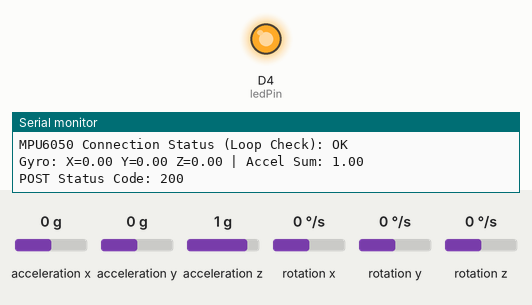
Recording of a sketch running on a simulated ESP8266 (NodeMCU). On the bench: output pins drawn as LEDs (lit = HIGH), the last lines printed to the serial monitor. The test bench sets the inputs (shaded band); at power-on: acceleration x 0 g, acceleration y 0 g, acceleration z 1 g, rotation x 0 °/s, rotation y 0 °/s, rotation z 0 °/s. WiFi joins after 1.5 s; servers stay silent unless stated; uploads are accepted with an empty reply.

Above: at 4.4 s.
At 9.6 s:
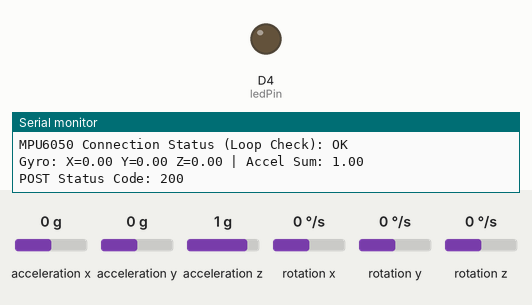
Timing chart, 0 to 15.4 s (numbered marks = the images above):
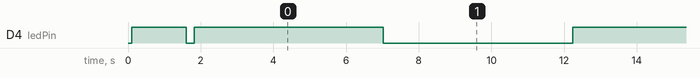

Measured:
- by itself, D4 (ledPin): repeats every 10.4 s: HIGH 5.2 s, LOW 5.2 s

The sketch:

mpu6050.ino
```cpp
#include <ESP8266WiFi.h>
#include <ESP8266HTTPClient.h>
#include "Wire.h"
#include "I2Cdev.h"
#include "MPU6050.h"
#include <math.h>

// Wi-Fi credentials
const char* ssid = "Airtel_9962583910";
const char* password = "air10719";

// Laptop Flask server IP
const char* flask_server_ip = "192.168.1.3";  // Replace if different
const int flask_port = 5000;

// LED Pin and Blinking
const int ledPin = D4;
unsigned long previousMillisLED = 0;
const long blinkInterval = 500;
bool ledState = LOW;

// MPU6050 + WiFi Client
MPU6050 mpu;
WiFiClient client;

// Sensor raw values
int16_t ax, ay, az;
int16_t gx, gy, gz;

void setup() {
  Serial.begin(115200);
  delay(100);
  pinMode(ledPin, OUTPUT);
  digitalWrite(ledPin, HIGH); // LED ON during Wi-Fi connect

  // Connect to Wi-Fi
  Serial.print("Connecting to WiFi: "); Serial.println(ssid);
  WiFi.begin(ssid, password);
  while (WiFi.status() != WL_CONNECTED) {
    delay(500);
    Serial.print(".");
  }
  Serial.println("\nWiFi Connected. IP: " + WiFi.localIP().toString());
  digitalWrite(ledPin, LOW);

  // I2C Setup and Scan
  Wire.begin();
  Serial.println("\n--- I2C Device Scan ---");
  byte error, address;
  int nDevices = 0;

  for (address = 1; address < 127; address++) {
    Wire.beginTransmission(address);
    error = Wire.endTransmission();
    if (error == 0) {
      Serial.print("I2C device found at 0x");
      if (address < 16) Serial.print("0");
      Serial.print(address, HEX);
      Serial.println(" !");
      nDevices++;
    } else if (error == 4) {
      Serial.print("Unknown error at 0x");
      if (address < 16) Serial.print("0");
      Serial.println(address, HEX);
    }
  }

  if (nDevices == 0) Serial.println("No I2C devices found");
  Serial.println("--- Scan Complete ---\n");

  // MPU6050 Setup
  Serial.println("Initializing MPU6050...");
  mpu.initialize();
  mpu.setSleepEnabled(false);
  delay(100);
  mpu.setClockSource(MPU6050_CLOCK_PLL_XGYRO);
  delay(100);
  mpu.setFullScaleGyroRange(MPU6050_GYRO_FS_1000);
  Serial.println("Gyroscope range set to ±1000 deg/s");
  Serial.println(mpu.testConnection() ? "MPU6050 OK (Setup Check)" : "MPU6050 FAIL (Setup Check)");

  Serial.println("Setup complete. Sending MPU6050 data to Flask server...");
}

void loop() {
  unsigned long currentMillis = millis();

  // LED blinking
  if (WiFi.status() == WL_CONNECTED) {
    if (currentMillis - previousMillisLED >= blinkInterval) {
      previousMillisLED = currentMillis;
      ledState = !ledState;
      digitalWrite(ledPin, ledState ? HIGH : LOW);
    }
  } else {
    digitalWrite(ledPin, HIGH);
  }

  // Reconnect Wi-Fi if disconnected
  if (WiFi.status() != WL_CONNECTED) {
    Serial.println("WiFi Disconnected. Reconnecting...");
    WiFi.begin(ssid, password);
    while (WiFi.status() != WL_CONNECTED) {
      delay(500);
      Serial.print(".");
    }
    Serial.println("\nWiFi Reconnected. IP: " + WiFi.localIP().toString());
    digitalWrite(ledPin, LOW);
    previousMillisLED = currentMillis;
  }

  // Check MPU6050 connection in loop
  Serial.print("MPU6050 Connection Status (Loop Check): ");
  Serial.println(mpu.testConnection() ? "OK" : "FAIL");

  // Read sensor data
  mpu.getMotion6(&ax, &ay, &az, &gx, &gy, &gz);

  const float GYRO_SCALE = 32.8;
  float gyroX_dps = gx / GYRO_SCALE;
  float gyroY_dps = gy / GYRO_SCALE;
  float gyroZ_dps = gz / GYRO_SCALE;

  const float ACCEL_SCALE = 16384.0;
  float accelX_g = ax / ACCEL_SCALE;
  float accelY_g = ay / ACCEL_SCALE;
  float accelZ_g = az / ACCEL_SCALE;
  float euclidean_sum_accel = sqrt(accelX_g * accelX_g + accelY_g * accelY_g + accelZ_g * accelZ_g);

  // Debug print
  Serial.print("Gyro: X="); Serial.print(gyroX_dps);
  Serial.print(" Y="); Serial.print(gyroY_dps);
  Serial.print(" Z="); Serial.print(gyroZ_dps);
  Serial.print(" | Accel Sum: "); Serial.println(euclidean_sum_accel);

  // Send to Flask server
  if (WiFi.status() == WL_CONNECTED) {
    HTTPClient http;
    String url = "http://" + String(flask_server_ip) + ":" + String(flask_port) + "/update";
    http.begin(client, url);
    http.addHeader("Content-Type", "application/json");

    String payload = "{\"gyroX_dps\":" + String(gyroX_dps, 2) +
                     ",\"gyroY_dps\":" + String(gyroY_dps, 2) +
                     ",\"gyroZ_dps\":" + String(gyroZ_dps, 2) +
                     ",\"euclidean_sum_accel\":" + String(euclidean_sum_accel, 3) + "}";

    int httpCode = http.POST(payload);
    Serial.print("POST Status Code: ");
    Serial.println(httpCode);
    http.end();
  } else {
    Serial.println("WiFi not connected — data not sent.");
  }

  delay(5000);
}
```
